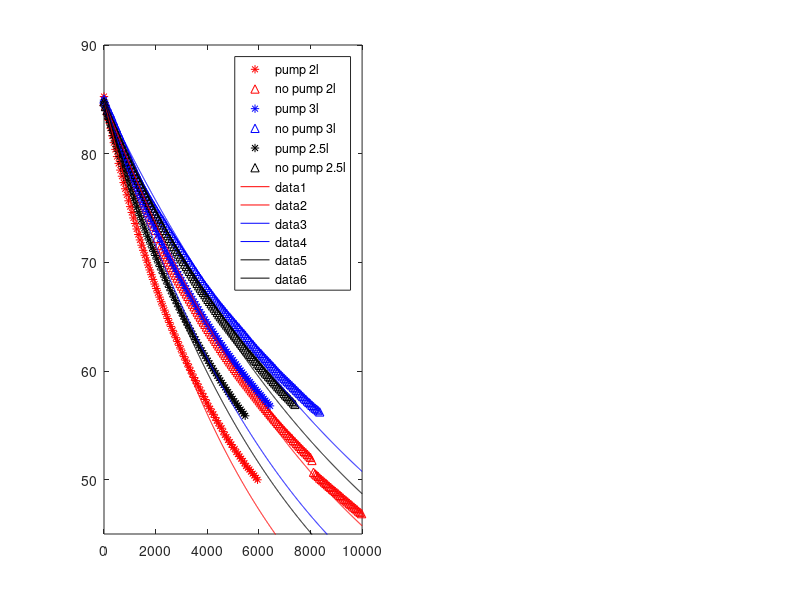

The MATLAB source for this figure:
clear all
close all

%Hi

a = 1.675091827e-3;
b = 1.857536553e-4;
c = 5.373169834e-7;

fid = fopen('dataex3A_heatoff_pumpon_2.txt');
data1 = fscanf(fid, '%f');
fclose(fid);

fid = fopen('data4A_hpon_and_hpoff_2.txt');
data2 = fscanf(fid, '%f'); %remove 13 samples in the beginning
data2 = data2(73:end);
fclose(fid);

%fid = fopen('data6A_heatoff_pumpon_3.txt');
fid = fopen('data6A2_heatoff_pumpon_3.txt');
data3 = fscanf(fid, '%f');
data3 = data3(73:end);
fclose(fid);

fid = fopen('data5A_hpon_and_hpoff_3.txt'); %remove 12 samples
data4 = fscanf(fid, '%f');
data4 = data4(37:end);
fclose(fid);

fid = fopen('data7A_heaton_pumpon_2-5.txt'); %remove x samples
data5 = fscanf(fid, '%f');
data5 = data5(49:end);
fclose(fid);

fid = fopen('data8A_heaton_pumpoff_2-5.txt');
data6 = fscanf(fid, '%f');
data6 = data6(49:end);
fclose(fid);

time1 = data1(1:3:length(data1))/1000;
time1 = time1-time1(1);
analog11 = data1(2:3:length(data1));
analog21 = data1(3:3:length(data1));

time2 = data2(1:3:length(data2))/1000;
time2 = time2-time2(1);
analog12 = data2(2:3:length(data2));
analog22 = data2(3:3:length(data2));

time3 = data3(1:3:length(data3))/1000;
time3 = time3 - time3(1);
analog13 = data3(2:3:length(data3));
analog23 = data3(3:3:length(data3));

time4 = data4(1:3:length(data4))/1000;
time4 = time4 - time4(1);
analog14 = data4(2:3:length(data4));
analog24 = data4(3:3:length(data4));

time5 = data5(1:3:length(data5))/1000;
time5 = time5 - time5(1);
analog15 = data5(2:3:length(data5));
analog25 = data5(3:3:length(data5));

time6 = data6(1:3:length(data6))/1000;
time6 = time6 - time6(1);
analog16 = data6(2:3:length(data6));
analog26 = data6(3:3:length(data6));

Rw1 = (2250600./analog11) - 2200;
Rwlog1 = log(Rw1);
Rr1 = (2250600./analog21) - 2200;
Rrlog1 = log(Rr1);

Rw2 = (2250600./analog12) - 2200;
Rwlog2 = log(Rw2);
Rr2 = (2250600./analog22) - 2200;
Rrlog2 = log(Rr2);

Rw3 = (2250600./analog13) - 2200;
Rwlog3 = log(Rw3);
Rr3 = (2250600./analog23) - 2200;
Rrlog3 = log(Rr3);

Rw4 = (2250600./analog14) - 2200;
Rwlog4 = log(Rw4);
Rr4 = (2250600./analog24) - 2200;
Rrlog4 = log(Rr4);

Rw5 = (2250600./analog15) - 2200;
Rwlog5 = log(Rw5);
Rr5 = (2250600./analog25) - 2200;
Rrlog5 = log(Rr5);

Rw6 = (2250600./analog16) - 2200;
Rwlog6 = log(Rw6);
Rr6 = (2250600./analog26) - 2200;
Rrlog6 = log(Rr6);

Tw1 = (1./(a + b.*Rwlog1 + c.*(Rwlog1.^3)))-273.15;
Tr1 = (1./(a + b.*Rrlog1 + c.*(Rrlog1.^3)))-273.15;

Tw2 = (1./(a + b.*Rwlog2 + c.*(Rwlog2.^3)))-273.15;
Tr2 = (1./(a + b.*Rrlog2 + c.*(Rrlog2.^3)))-273.15;

Tw3 = (1./(a + b.*Rwlog3 + c.*(Rwlog3.^3)))-273.15;
Tr3 = (1./(a + b.*Rrlog3 + c.*(Rrlog3.^3)))-273.15;

Tw4 = (1./(a + b.*Rwlog4 + c.*(Rwlog4.^3)))-273.15;
Tr4 = (1./(a + b.*Rrlog4 + c.*(Rrlog4.^3)))-273.15;

Tw5 = (1./(a + b.*Rwlog5 + c.*(Rwlog5.^3)))-273.15;
Tr5 = (1./(a + b.*Rrlog5 + c.*(Rrlog5.^3)))-273.15;

Tw6 = (1./(a + b.*Rwlog6 + c.*(Rwlog6.^3)))-273.15;
Tr6 = (1./(a + b.*Rrlog6 + c.*(Rrlog6.^3)))-273.15;

[~, pos1] = min(abs(85-Tw1));
[~, pos2] = min(abs(85-Tw2));
[~, pos3] = min(abs(85-Tw3));
[~, pos4] = min(abs(85-Tw4));
[~, pos5] = min(abs(85-Tw5));
[~, pos6] = min(abs(85-Tw6));

figure, subplot(1,2,1);
plot(time1(pos1:end)-time1(pos1), Tw1(pos1:end), '*r');

hold on
plot(time2(pos2:end)-time2(pos2), Tw2(pos2:end), '^r');
plot(time3(pos3:end)-time3(pos3), Tw3(pos3:end), '*b');
plot(time4(pos4:end)-time4(pos4), Tw4(pos4:end), '^b');
plot(time5(pos5:end)-time5(pos5), Tw5(pos5:end), '*k');
plot(time6(pos6:end)-time6(pos6), Tw6(pos6:end), '^k');
legend('pump 2l','no pump 2l','pump 3l','no pump 3l','pump 2.5l','no pump 2.5l')
%subplot(1,2,2);
%plot(time1, Tr1, '*r');
%ylim([20,27])
k = [0.0001621, 0.000104, 0.0001246, 0.00008305, 0.0001337, 0.00009111];
timex = linspace(0,10000,1000);
a = 24.3;
b = 85-a;
tempx = {[a + b*exp(-k(1)*timex)],[a + b*exp(-k(2)*timex)],[a + b*exp(-k(3)*timex)],[a + b*exp(-k(4)*timex)],[a + b*exp(-k(5)*timex)],[a + b*exp(-k(6)*timex)]};
plot(timex, tempx{1},'r');
hold on
plot(timex, tempx{2},'r');
plot(timex, tempx{3},'b');
plot(timex, tempx{4},'b');
plot(timex, tempx{5},'k');
plot(timex, tempx{6},'k');
ylim([45,90]);
